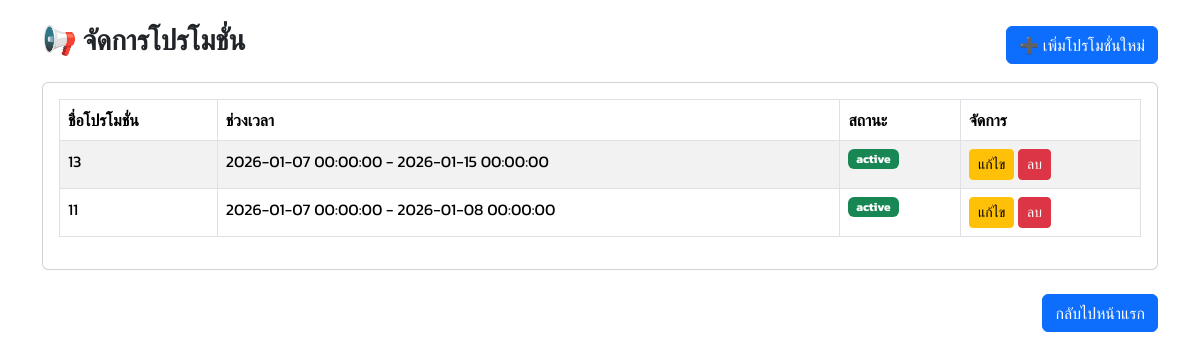
/adminpage/promotion/index.php (signed in), run on the app's committed database.
### tables this page shows
CREATE TABLE `promotions` (
  `id` char(36) NOT NULL,
  `created_by` char(36) DEFAULT NULL,
  `store_id` char(36) DEFAULT NULL,
  `title` varchar(255) NOT NULL,
  `discount` int(11) DEFAULT 0,
  `summary` varchar(255) DEFAULT NULL,
  `message` text DEFAULT NULL,
  `image` varchar(1000) DEFAULT NULL,
  `start_date` datetime NOT NULL DEFAULT current_timestamp(),
  `end_date` datetime DEFAULT current_timestamp(),
  `status` enum('active','inactive','draft') DEFAULT 'active',
  `audience` enum('all','stores','customers','store_specific') DEFAULT 'all',
  `metadata` longtext DEFAULT NULL CHECK (json_valid(`metadata`)),
  `created_at` timestamp NOT NULL DEFAULT current_timestamp(),
  `updated_at` timestamp NOT NULL DEFAULT current_timestamp() ON UPDATE current_timestamp()
);

### adminpage/promotion/index.php (the view, shortened to what this page needs)
<?php
require_once "../../ld_db.php";
$stmt = $pdo->prepare("
    SELECT *
    FROM promotions
    ORDER BY created_at DESC
");
$stmt->execute();
$result = $stmt->fetchAll(PDO::FETCH_ASSOC);
?>
<head>
    <link href="../../bootstrap/css/bootstrap.min.css" rel="stylesheet">
    <link href="../../bootstrap/bootstrap-icons.css" rel="stylesheet">
</head>
<?php
include_once '../assets/style.php'; ?>
<div class="container mt-4">
    <div class="d-flex justify-content-between align-items-center">
        <h3 class="fw-bold">📢 จัดการโปรโมชั่น</h3>
        <a href="create.php" class="btn btn-primary">➕ เพิ่มโปรโมชั่นใหม่</a>
    </div>
    <div class="card mt-3">
        <div class="card-body">
            <table class="table table-bordered table-striped">
                <thead>
                    <tr>
                        <th>ชื่อโปรโมชั่น</th>
                        <th>ช่วงเวลา</th>
                        <th>สถานะ</th>
                        <th width="180">จัดการ</th>
                    </tr>
                </thead>
                <tbody>
                    <?php foreach ($result as $row) { ?>
                        <tr>
                            <td><?= $row['title'] ?></td>
                            <td>
                                <?= $row['start_date'] ?> - <?= $row['end_date'] ?>
                            </td>
                            <td>
                                <span class="badge bg-<?= $row['status'] == 'active' ? 'success' : 'secondary' ?>">
                                    <?= $row['status'] ?>
                                </span>
                            </td>
                            <td>
                                <a class="btn btn-sm btn-warning" href="edit.php?id=<?= $row['id'] ?>">แก้ไข</a>
                                <a class="btn btn-sm btn-danger" href="delete.php?id=<?= $row['id'] ?>"
                                    onclick="return confirm('ต้องการลบหรือไม่?')">
                                    ลบ
                                </a>
                            </td>
                        </tr>
                    <?php } ?>
                </tbody>
            </table>
        </div>
    </div>
</div>
<div class="container mt-4">
    <div class="d-flex">
        <a href="../sidebar/sidebar.php?link=Dashboard" class="btn btn-primary ms-auto">กลับไปหน้าแรก</a>
    </div>

### adminpage/assets/style.php (style rules this page uses)
body { font-family: 'Kanit', sans-serif; }

### data on the page
promotions: title "13", start_date "2026-01-07 00:00:00", end_date "2026-01-15 00:00:00", status "active"
promotions: title "11", start_date "2026-01-07 00:00:00", end_date "2026-01-08 00:00:00", status "active"
